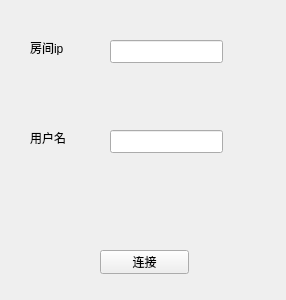
<?xml version="1.0" encoding="UTF-8"?>
<ui version="4.0">
 <class>JoinScene</class>
 <widget class="QWidget" name="JoinScene">
  <property name="geometry">
   <rect>
    <x>0</x>
    <y>0</y>
    <width>286</width>
    <height>300</height>
   </rect>
  </property>
  <property name="windowTitle">
   <string>Form</string>
  </property>
  <widget class="QPushButton" name="pushButton">
   <property name="geometry">
    <rect>
     <x>100</x>
     <y>250</y>
     <width>89</width>
     <height>24</height>
    </rect>
   </property>
   <property name="text">
    <string>连接</string>
   </property>
  </widget>
  <widget class="QLabel" name="label">
   <property name="geometry">
    <rect>
     <x>30</x>
     <y>40</y>
     <width>72</width>
     <height>15</height>
    </rect>
   </property>
   <property name="text">
    <string>房间ip</string>
   </property>
  </widget>
  <widget class="QLineEdit" name="roomIP">
   <property name="geometry">
    <rect>
     <x>110</x>
     <y>40</y>
     <width>113</width>
     <height>23</height>
    </rect>
   </property>
  </widget>
  <widget class="QLabel" name="label_2">
   <property name="geometry">
    <rect>
     <x>30</x>
     <y>130</y>
     <width>72</width>
     <height>15</height>
    </rect>
   </property>
   <property name="text">
    <string>用户名</string>
   </property>
  </widget>
  <widget class="QLineEdit" name="userName">
   <property name="geometry">
    <rect>
     <x>110</x>
     <y>130</y>
     <width>113</width>
     <height>23</height>
    </rect>
   </property>
  </widget>
 </widget>
 <resources/>
 <connections/>
</ui>
